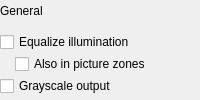
       <widget class="QWidget" name="commonOptions">
        <layout class="QVBoxLayout" name="commonOptionsLayout">
         <property name="leftMargin">
          <number>0</number>
         </property>
         <property name="topMargin">
          <number>0</number>
         </property>
         <property name="rightMargin">
          <number>0</number>
         </property>
         <property name="bottomMargin">
          <number>0</number>
         </property>
         <item>
          <widget class="SectionHeading" name="commonOptionsHeading">
           <property name="text">
            <string>General</string>
           </property>
          </widget>
         </item>
         <item>
        <layout class="QHBoxLayout" name="horizontalLayout_6">
         <property name="leftMargin">
          <number>0</number>
         </property>
         <property name="topMargin">
          <number>0</number>
         </property>
         <property name="rightMargin">
          <number>0</number>
         </property>
         <property name="bottomMargin">
          <number>0</number>
         </property>
         <item>
          <layout class="QVBoxLayout" name="verticalLayout_12">
           <property name="spacing">
            <number>2</number>
           </property>
           <property name="leftMargin">
            <number>0</number>
           </property>
           <property name="topMargin">
            <number>4</number>
           </property>
           <property name="rightMargin">
            <number>4</number>
           </property>
           <property name="bottomMargin">
            <number>4</number>
           </property>
           <item>
            <widget class="QCheckBox" name="equalizeIlluminationCB">
             <property name="toolTip">
              <string>Evens out uneven lighting, such as a shadow near the spine. In black and white and in mixed mode it is done before the conversion to black and white, in color mode on the whole page.</string>
             </property>
             <property name="text">
              <string>Equalize illumination</string>
             </property>
            </widget>
           </item>
           <item>
            <layout class="QHBoxLayout" name="equalizeIlluminationColorLayout">
             <property name="leftMargin">
              <number>15</number>
             </property>
             <item>
              <widget class="QCheckBox" name="equalizeIlluminationColorCB">
               <property name="toolTip">
                <string>Mixed mode only: also evens out the lighting in the picture zones. Needs &quot;Equalize illumination&quot;.</string>
               </property>
               <property name="text">
                <string>Also in picture zones</string>
               </property>
              </widget>
             </item>
            </layout>
           </item>
           <item>
            <widget class="QCheckBox" name="grayscaleOutputCB">
             <property name="toolTip">
              <string>Output color scans in grayscale: the whole page in color / grayscale mode, pictures and colored text in mixed mode. Grayscale files are much smaller.</string>
             </property>
             <property name="text">
              <string>Grayscale output</string>
             </property>
            </widget>
           </item>
          </layout>
         </item>
         <item>
          <spacer name="horizontalSpacer_14">
           <property name="orientation">
            <enum>Qt::Horizontal</enum>
           </property>
           <property name="sizeHint" stdset="0">
            <size>
             <width>1</width>
             <height>1</height>
            </size>
           </property>
          </spacer>
         </item>
        </layout>
         </item>
        </layout>
       </widget>
